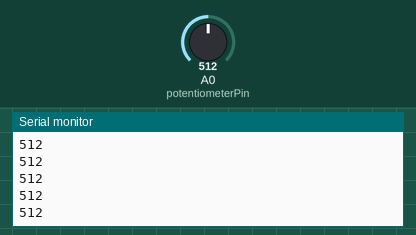
This sketch was run on a simulated Arduino Uno, built with avr-gcc and run on an emulated ATmega328P. Parts: the last lines printed to the serial monitor. Inputs (shaded band) come from the test bench; at power-on: A0 (potentiometerPin) = 512.

Above: at 1.2 s.
1.3 s: A0 (potentiometerPin) set to 716
At 1.31 s:
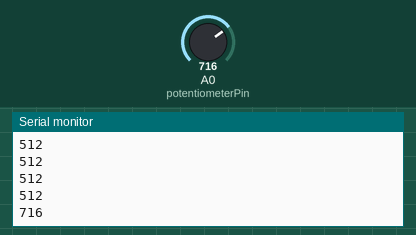
2.8 s: A0 (potentiometerPin) set to 900
At 2.81 s:
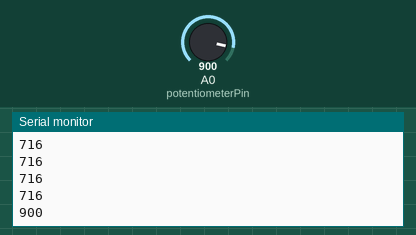
Timing chart, 0 to 5.8 s (numbered marks = the images above; inputs shaded):
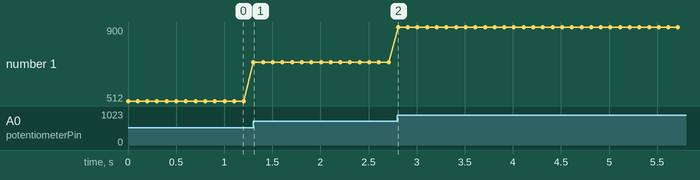

Measured:
- after the input at 1.3 s, the serial monitor: prints a new line at once (image 1)
- after the input at 2.8 s, the serial monitor: prints a new line at once (image 2)
- plotted number 1: 512 → 716 after the input at 1.3 s, 716 → 900 after the input at 2.8 s

The sketch:

analogRead.ino
```cpp
int potentiometerPin = A0;
int pokazanie;

void setup() {
  // put your setup code here, to run once:
  Serial.begin(9600);
}

void loop() {
  // put your main code here, to run repeatedly:
  pokazanie = analogRead(potentiometerPin);
  Serial.println(pokazanie);
  delay(100);
}
```
